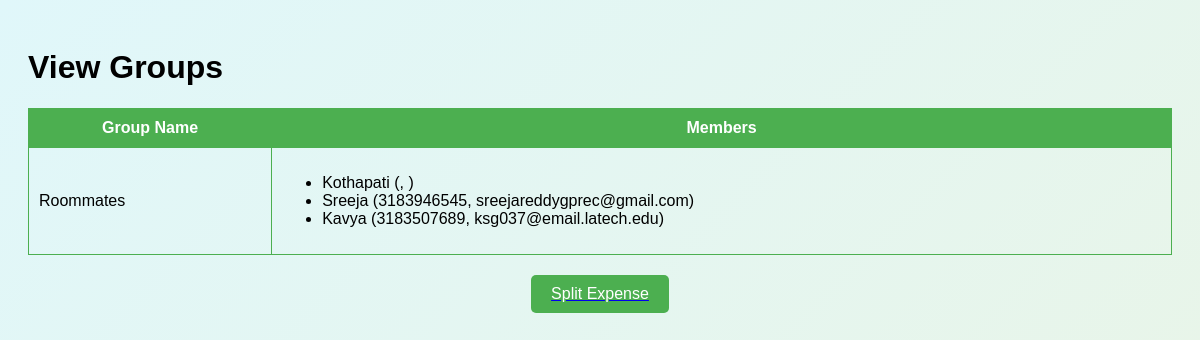
The app's page /view_groups (signed in), older data.
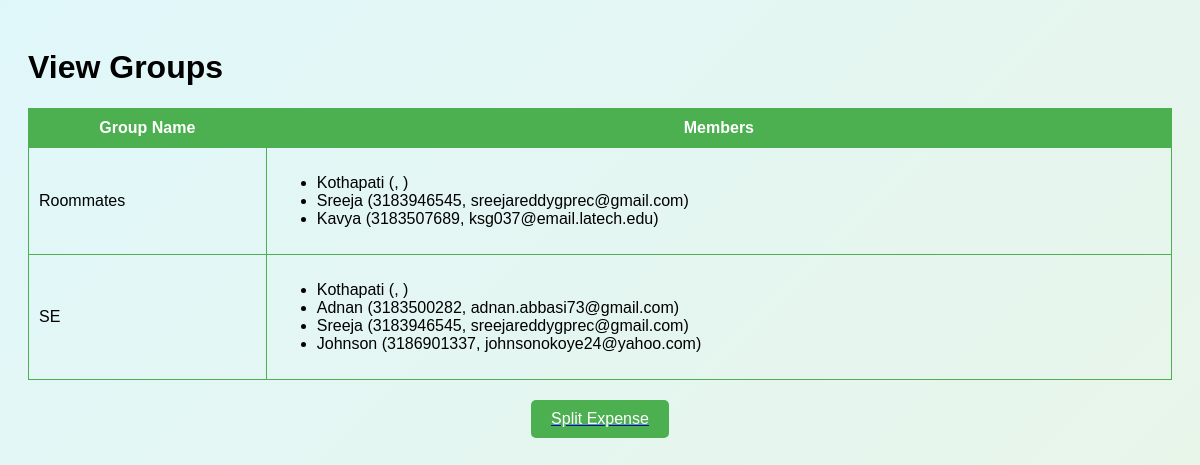
The same page, newer data.
### tables this page shows
CREATE TABLE members (
            id INTEGER PRIMARY KEY AUTOINCREMENT,
            group_name TEXT NOT NULL,
            name TEXT NOT NULL,
            phone TEXT NOT NULL,
            email TEXT NOT NULL,
            FOREIGN KEY (group_name) REFERENCES groups_table(group_name)
        );

### app.py (the view)
@app.route('/view_groups')
def view_groups():
    if 'username' not in session:
        return redirect(url_for('login'))
    logged_in_user = session['username']
    conn = sqlite3.connect(db_path)
    cursor = conn.cursor()
    cursor.execute('SELECT group_name FROM members WHERE name = ?', (logged_in_user,))
    groups = cursor.fetchall()
    group_data = []
    for group in groups:
        cursor.execute('SELECT name, phone, email FROM members WHERE group_name = ?', (group[0],))
        members = cursor.fetchall()
        group_data.append({'group_name': group[0], 'members': members})
    conn.close()
    return render_template('view_groups.html', groups=group_data)

### templates/view_groups.html (shortened to what this page needs)
<!DOCTYPE html>
<html lang="en">
<head>
</head>
<body>
    <h1>View Groups</h1>
    <table>
        <thead>
            <tr>
                <th>Group Name</th>
                <th>Members</th>
            </tr>
        </thead>
        <tbody>
            {% for group in groups %}
            <tr>
                <td>{{ group.group_name }}</td>
                <td>
                    <ul>
                        {% for member in group.members %}
                        <li>{{ member[0] }} ({{ member[1] }}, {{ member[2] }})</li>
                        {% endfor %}
                    </ul>
                </td>
            </tr>
            {% endfor %}
        </tbody>
    </table>
    <a href="{{ url_for('split_expense') }}">
        <button class="split-expense-btn">Split Expense</button>
    </a>
</body>
</html>

### templates/view_groups.html (style rules this page uses)
body { font-family: Arial, sans-serif; background: linear-gradient(135deg, #e0f7fa, #e8f5e9); padding: 20px; }
table { width: 100%; border-collapse: collapse; margin-top: 20px; }
table, th, td { border: 1px solid #4caf50; }
th { background-color: #4caf50; color: white; padding: 10px; }
td { padding: 10px; text-align: left; }
.split-expense-btn { display: block; margin: 20px auto; padding: 10px 20px; background-color: #4caf50; color: white; border: none; border-radius: 5px; cursor: pointer; font-size: 1rem; }

Row changes from the older to the newer data that the page shows:
added members: group_name "SE", name "Sreeja", phone "3183946545", email "sreejareddygprec@gmail.com"
added members: name "Kothapati", shown under "SE"
added members: name "Adnan", phone "3183500282", email "adnan.abbasi73@gmail.com", shown under "SE"
added members: name "Johnson", phone "3186901337", email "johnsonokoye24@yahoo.com", shown under "SE"
